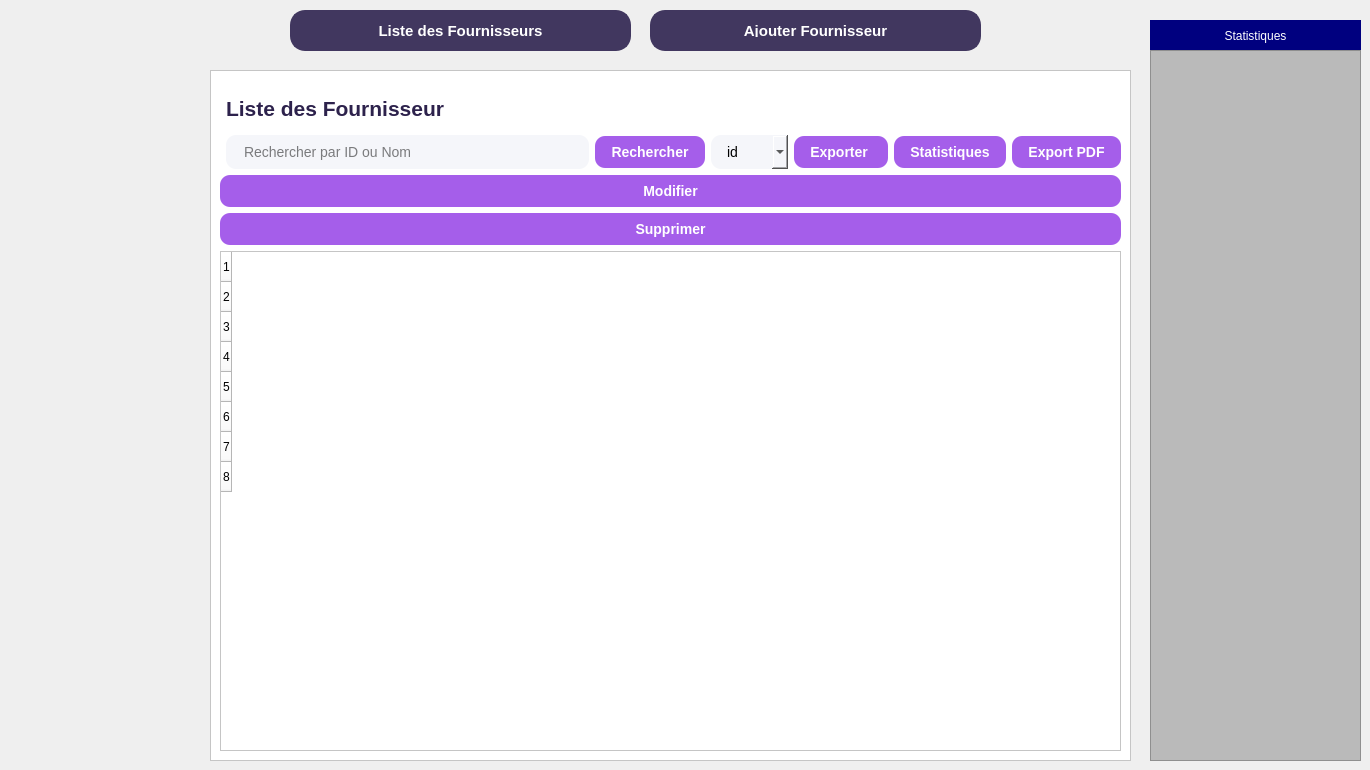
      <widget class="QWidget" name="page_11">
       <widget class="QFrame" name="frame_10">
        <property name="geometry">
         <rect>
          <x>210</x>
          <y>70</y>
          <width>921</width>
          <height>691</height>
         </rect>
        </property>
        <property name="styleSheet">
         <string notr="true">background-color: rgb(255, 255, 255);</string>
        </property>
        <property name="frameShape">
         <enum>QFrame::Shape::StyledPanel</enum>
        </property>
        <property name="frameShadow">
         <enum>QFrame::Shadow::Raised</enum>
        </property>
        <layout class="QHBoxLayout" name="horizontalLayout_4">
         <item>
          <layout class="QVBoxLayout" name="verticalLayout_4">
           <item>
            <layout class="QHBoxLayout" name="headerLayout_7"/>
           </item>
           <item>
            <widget class="QLabel" name="lblListeClients_4">
             <property name="font">
              <font>
               <pointsize>16</pointsize>
               <bold>true</bold>
              </font>
             </property>
             <property name="styleSheet">
              <string notr="true">color:#2d224c;font-weight:bold;margin:16px 0 8px 0;
background-color: rgb(255, 255, 255);</string>
             </property>
             <property name="text">
              <string>Liste des Fournisseur</string>
             </property>
            </widget>
           </item>
           <item>
            <layout class="QHBoxLayout" name="searchLayout_4">
             <item>
              <widget class="QFrame" name="frame_11">
               <property name="styleSheet">
                <string notr="true">background-color: rgb(0, 0, 124);; border-radius:20px;</string>
               </property>
               <property name="frameShape">
                <enum>QFrame::Shape::StyledPanel</enum>
               </property>
               <property name="frameShadow">
                <enum>QFrame::Shadow::Raised</enum>
               </property>
               <widget class="QToolButton" name="toolButton_22">
                <property name="geometry">
                 <rect>
                  <x>20</x>
                  <y>240</y>
                  <width>141</width>
                  <height>41</height>
                 </rect>
                </property>
                <property name="styleSheet">
                 <string notr="true">QToolButton { border: none; border-radius: 20px; color: white; padding: 10px; background: qlineargradient(spread:pad, x1:0, y1:0, x2:1, y2:0, stop:0 #9B59B6, stop:1 #BDC3C7); } QToolButton:hover { background: qlineargradient(spread:pad, x1:0, y1:0, x2:1, y2:0, stop:0 #BDC3C7, stop:1 #F8C8DC); }</string>
                </property>
                <property name="text">
                 <string>Fournisseurs</string>
                </property>
               </widget>
               <widget class="QToolButton" name="toolButton_23">
                <property name="geometry">
                 <rect>
                  <x>20</x>
                  <y>300</y>
                  <width>141</width>
                  <height>41</height>
                 </rect>
                </property>
                <property name="styleSheet">
                 <string notr="true">QToolButton { border: none; border-radius: 20px; color: white; padding: 10px; background: qlineargradient(spread:pad, x1:0, y1:0, x2:1, y2:0, stop:0 #9B59B6, stop:1 #BDC3C7); } QToolButton:hover { background: qlineargradient(spread:pad, x1:0, y1:0, x2:1, y2:0, stop:0 #BDC3C7, stop:1 #F8C8DC); }</string>
                </property>
                <property name="text">
                 <string>Produis</string>
                </property>
               </widget>
               <widget class="QToolButton" name="toolButton_24">
                <property name="geometry">
                 <rect>
                  <x>20</x>
                  <y>360</y>
                  <width>141</width>
                  <height>41</height>
                 </rect>
                </property>
                <property name="styleSheet">
                 <string notr="true">QToolButton { border: none; border-radius: 20px; color: white; padding: 10px; background: qlineargradient(spread:pad, x1:0, y1:0, x2:1, y2:0, stop:0 #9B59B6, stop:1 #BDC3C7); } QToolButton:hover { background: qlineargradient(spread:pad, x1:0, y1:0, x2:1, y2:0, stop:0 #BDC3C7, stop:1 #F8C8DC); }</string>
                </property>
                <property name="text">
                 <string>Personnels</string>
                </property>
               </widget>
               <widget class="QToolButton" name="toolButton_25">
                <property name="geometry">
                 <rect>
                  <x>20</x>
                  <y>420</y>
                  <width>141</width>
                  <height>41</height>
                 </rect>
                </property>
                <property name="styleSheet">
                 <string notr="true">QToolButton { border: none; border-radius: 20px; color: white; padding: 10px; background: qlineargradient(spread:pad, x1:0, y1:0, x2:1, y2:0, stop:0 #9B59B6, stop:1 #BDC3C7); } QToolButton:hover { background: qlineargradient(spread:pad, x1:0, y1:0, x2:1, y2:0, stop:0 #BDC3C7, stop:1 #F8C8DC); }</string>
                </property>
                <property name="text">
                 <string>Locaux</string>
                </property>
               </widget>
               <widget class="QToolButton" name="toolButton_26">
                <property name="geometry">
                 <rect>
                  <x>20</x>
                  <y>180</y>
                  <width>141</width>
                  <height>41</height>
                 </rect>
                </property>
                <property name="styleSheet">
                 <string notr="true">QToolButton { border: none; border-radius: 20px; color: white; padding: 10px; background: qlineargradient(spread:pad, x1:0, y1:0, x2:1, y2:0, stop:0 #9B59B6, stop:1 #BDC3C7); } QToolButton:hover { background: qlineargradient(spread:pad, x1:0, y1:0, x2:1, y2:0, stop:0 #BDC3C7, stop:1 #F8C8DC); }
</string>
                </property>
                <property name="text">
                 <string>Client</string>
                </property>
               </widget>
              </widget>
             </item>
             <item>
              <widget class="QLineEdit" name="searchLineEdit_4">
               <property name="styleSheet">
                <string notr="true">background-color:#f5f6fa;border-radius:10px;padding:8px 16px;font-size:14px;color :black;</string>
               </property>
               <property name="text">
                <string/>
               </property>
               <property name="placeholderText">
                <string>Rechercher par ID ou Nom</string>
               </property>
              </widget>
             </item>
             <item>
              <widget class="QPushButton" name="btnRechercher_4">
               <property name="styleSheet">
                <string>background-color:#a55eea;color:white;font-weight:bold;border-radius:10px;padding:8px 16px;font-size:14px;</string>
               </property>
               <property name="text">
                <string>Rechercher</string>
               </property>
              </widget>
             </item>
             <item>
              <widget class="QComboBox" name="comboProfession_4">
               <property name="styleSheet">
                <string notr="true">background-color:#f5f6fa;border-radius:10px;padding:8px 16px;font-size:14px;color :black; </string>
               </property>
               <property name="editable">
                <bool>false</bool>
               </property>
               <item>
                <property name="text">
                 <string>id</string>
                </property>
               </item>
               <item>
                <property name="text">
                 <string>nom</string>
                </property>
               </item>
              </widget>
             </item>
             <item>
              <widget class="QPushButton" name="btnExporter_4">
               <property name="styleSheet">
                <string notr="true">background-color:#a55eea;color:white;font-weight:bold;border-radius:10px;padding:8px 16px;font-size:14px;</string>
               </property>
               <property name="text">
                <string>Exporter </string>
               </property>
              </widget>
             </item>
             <item>
              <widget class="QPushButton" name="btnStatistiques">
               <property name="styleSheet">
                <string notr="true">background-color:#a55eea;color:white;font-weight:bold;border-radius:10px;padding:8px 16px;font-size:14px;</string>
               </property>
               <property name="text">
                <string>Statistiques</string>
               </property>
              </widget>
             </item>
             <item>
              <widget class="QPushButton" name="btnPDF">
               <property name="styleSheet">
                <string notr="true">background-color:#a55eea;color:white;font-weight:bold;border-radius:10px;padding:8px 16px;font-size:14px;</string>
               </property>
               <property name="text">
                <string>Export PDF</string>
               </property>
              </widget>
             </item>
            </layout>
           </item>
           <item>
            <widget class="QPushButton" name="Modifier">
             <property name="styleSheet">
              <string notr="true">background-color:#a55eea;color:white;font-weight:bold;border-radius:10px;padding:8px 16px;font-size:14px;</string>
             </property>
             <property name="text">
              <string>Modifier</string>
             </property>
            </widget>
           </item>
           <item>
            <widget class="QPushButton" name="delete_2">
             <property name="styleSheet">
              <string>background-color:#a55eea;color:white;font-weight:bold;border-radius:10px;padding:8px 16px;font-size:14px;</string>
             </property>
             <property name="text">
              <string>Supprimer</string>
             </property>
            </widget>
           </item>
           <item>
            <layout class="QHBoxLayout" name="headerLayout_8">
             <item>
              <widget class="QTableWidget" name="tableClients_2">
               <property name="styleSheet">
                <string notr="true">/*QHeaderView::section { background-color:#2d224c;color:white;font-weight:bold; } QTableWidget { background-color:white; }*/
QTableWidget {
    background-color: white;
	color: rgb(0, 0, 0);
    border-radius: 10px;
    gridline-color: #dfe6e9;
}
QHeaderView::section {
    background-color: #2d224c;
    color: white;
    font-weight: bold;
    padding: 8px;
    border: none;
}
QTableWidget::item {
    padding: 8px;
    border-bottom: 1px solid #dfe6e9;
}
QTableWidget::item:selected {
    background-color: #a29bfe;
    color: white;
}
image: url(:/new/prefix1/4298bb3a-cb0a-48b6-8f36-19903f2c73d8.png);</string>
               </property>
               <row/>
               <row/>
               <row/>
               <row/>
               <row/>
               <row/>
               <row/>
               <row/>
              </widget>
             </item>
            </layout>
           </item>
           <item>
            <layout class="QHBoxLayout" name="actionButtonsLayout_4"/>
           </item>
          </layout>
         </item>
        </layout>
       </widget>
       <widget class="QPushButton" name="btnListeClients_6">
        <property name="geometry">
         <rect>
          <x>290</x>
          <y>10</y>
          <width>341</width>
          <height>41</height>
         </rect>
        </property>
        <property name="styleSheet">
         <string notr="true">QPushButton {
    background-color: #41375f;
    color: white;
    font-weight: bold;
    border-radius: 15px;
    padding: 12px 24px;
    font-size: 15px;
    border: 2px solid #41375f;
}
QPushButton:hover {
    background-color: #5a4a82;
    border: 2px solid #7158a0;
}</string>
        </property>
        <property name="text">
         <string>Liste des Fournisseurs</string>
        </property>
       </widget>
       <widget class="QPushButton" name="btnAjouterClient_6">
        <property name="geometry">
         <rect>
          <x>650</x>
          <y>10</y>
          <width>331</width>
          <height>41</height>
         </rect>
        </property>
        <property name="styleSheet">
         <string notr="true">QPushButton {
    background-color: #41375f;
    color: white;
    font-weight: bold;
    border-radius: 15px;
    padding: 12px 24px;
    font-size: 15px;
    border: 2px solid #41375f;
}
QPushButton:hover {
    background-color: #5a4a82;
    border: 2px solid #7158a0;
}</string>
        </property>
        <property name="text">
         <string>Ajouter Fournisseur</string>
        </property>
       </widget>
       <widget class="QLabel" name="label_28">
        <property name="geometry">
         <rect>
          <x>1150</x>
          <y>20</y>
          <width>211</width>
          <height>31</height>
         </rect>
        </property>
        <property name="styleSheet">
         <string notr="true">color: rgb(255, 255, 255);
background-color: rgb(0, 0, 127);
border-color: rgb(0, 0, 255);</string>
        </property>
        <property name="text">
         <string>Statistiques</string>
        </property>
        <property name="alignment">
         <set>Qt::AlignmentFlag::AlignCenter</set>
        </property>
       </widget>
       <widget class="QFrame" name="frame_16">
        <property name="geometry">
         <rect>
          <x>1150</x>
          <y>50</y>
          <width>211</width>
          <height>711</height>
         </rect>
        </property>
        <property name="styleSheet">
         <string notr="true">background-color: rgb(186, 186, 186);</string>
        </property>
        <property name="frameShape">
         <enum>QFrame::Shape::StyledPanel</enum>
        </property>
        <property name="frameShadow">
         <enum>QFrame::Shadow::Raised</enum>
        </property>
       </widget>
      </widget>
